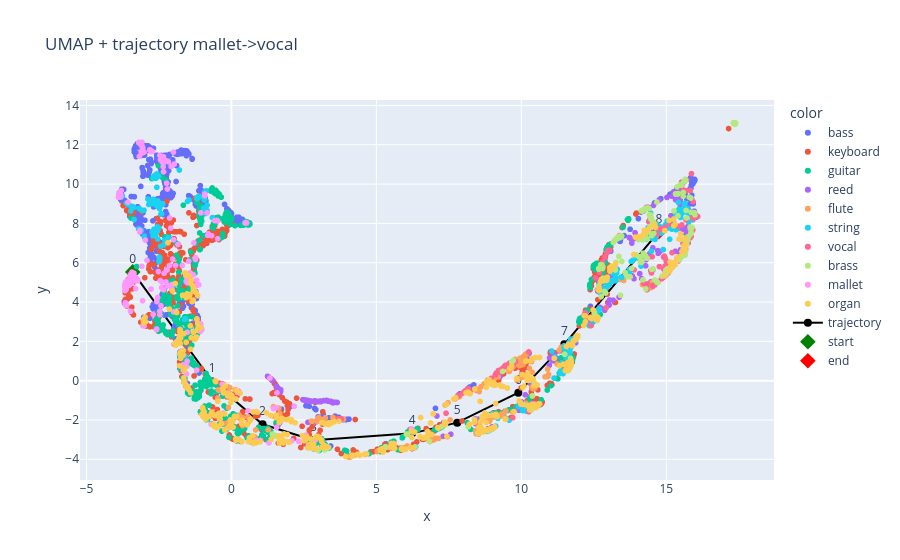

Write notebook code for a chart like this one.
### Code cell
plot_umap_with_trajectory(emb2d, np.array(labels), traj2d_rev, title=f'UMAP + trajectory {dst_label}->{src_label}', save_path=plot_path_rev)

### Figure 1 — Plotly figure (JSON) as saved in the notebook; plotly's stock layout.template omitted (floating-point values rounded to 4 significant figures; data arrays with more than 128 entries replaced by an {"elided": "..."} marker saying what was removed)
{"data": [{"customdata": {"elided": "843x1 str values"}, "hovertemplate": "color=bass<br>x=%{x}<br>y=%{y}<br>label=%{customdata[0]}<extra></extra>", "legendgroup": "bass", "marker": {"color": "#636efa", "symbol": "circle"}, "mode": "markers", "name": "bass", "showlegend": true, "type": "scattergl", "x": {"elided": "843 float values"}, "xaxis": "x", "y": {"elided": "843 float values"}, "yaxis": "y"}, {"customdata": {"elided": "766x1 str values"}, "hovertemplate": "color=keyboard<br>x=%{x}<br>y=%{y}<br>label=%{customdata[0]}<extra></extra>", "legendgroup": "keyboard", "marker": {"color": "#EF553B", "symbol": "circle"}, "mode": "markers", "name": "keyboard", "showlegend": true, "type": "scattergl", "x": {"elided": "766 float values"}, "xaxis": "x", "y": {"elided": "766 float values"}, "yaxis": "y"}, {"customdata": {"elided": "652x1 str values"}, "hovertemplate": "color=guitar<br>x=%{x}<br>y=%{y}<br>label=%{customdata[0]}<extra></extra>", "legendgroup": "guitar", "marker": {"color": "#00cc96", "symbol": "circle"}, "mode": "markers", "name": "guitar", "showlegend": true, "type": "scattergl", "x": {"elided": "652 float values"}, "xaxis": "x", "y": {"elided": "652 float values"}, "yaxis": "y"}, {"customdata": {"elided": "235x1 str values"}, "hovertemplate": "color=reed<br>x=%{x}<br>y=%{y}<br>label=%{customdata[0]}<extra></extra>", "legendgroup": "reed", "marker": {"color": "#ab63fa", "symbol": "circle"}, "mode": "markers", "name": "reed", "showlegend": true, "type": "scattergl", "x": {"elided": "235 float values"}, "xaxis": "x", "y": {"elided": "235 float values"}, "yaxis": "y"}, {"customdata": {"elided": "180x1 str values"}, "hovertemplate": "color=flute<br>x=%{x}<br>y=%{y}<br>label=%{customdata[0]}<extra></extra>", "legendgroup": "flute", "marker": {"color": "#FFA15A", "symbol": "circle"}, "mode": "markers", "name": "flute", "showlegend": true, "type": "scattergl", "x": {"elided": "180 float values"}, "xaxis": "x", "y": {"elided": "180 float values"}, "yaxis": "y"}, {"customdata": {"elided": "306x1 str values"}, "hovertemplate": "color=string<br>x=%{x}<br>y=%{y}<br>label=%{customdata[0]}<extra></extra>", "legendgroup": "string", "marker": {"color": "#19d3f3", "symbol": "circle"}, "mode": "markers", "name": "string", "showlegend": true, "type": "scattergl", "x": {"elided": "306 float values"}, "xaxis": "x", "y": {"elided": "306 float values"}, "yaxis": "y"}, {"customdata": {"elided": "141x1 str values"}, "hovertemplate": "color=vocal<br>x=%{x}<br>y=%{y}<br>label=%{customdata[0]}<extra></extra>", "legendgroup": "vocal", "marker": {"color": "#FF6692", "symbol": "circle"}, "mode": "markers", "name": "vocal", "showlegend": true, "type": "scattergl", "x": {"elided": "141 float values"}, "xaxis": "x", "y": {"elided": "141 float values"}, "yaxis": "y"}, {"customdata": {"elided": "269x1 str values"}, "hovertemplate": "color=brass<br>x=%{x}<br>y=%{y}<br>label=%{customdata[0]}<extra></extra>", "legendgroup": "brass", "marker": {"color": "#B6E880", "symbol": "circle"}, "mode": "markers", "name": "brass", "showlegend": true, "type": "scattergl", "x": {"elided": "269 float values"}, "xaxis": "x", "y": {"elided": "269 float values"}, "yaxis": "y"}, {"customdata": {"elided": "202x1 str values"}, "hovertemplate": "color=mallet<br>x=%{x}<br>y=%{y}<br>label=%{customdata[0]}<extra></extra>", "legendgroup": "mallet", "marker": {"color": "#FF97FF", "symbol": "circle"}, "mode": "markers", "name": "mallet", "showlegend": true, "type": "scattergl", "x": {"elided": "202 float values"}, "xaxis": "x", "y": {"elided": "202 float values"}, "yaxis": "y"}, {"customdata": {"elided": "502x1 str values"}, "hovertemplate": "color=organ<br>x=%{x}<br>y=%{y}<br>label=%{customdata[0]}<extra></extra>", "legendgroup": "organ", "marker": {"color": "#FECB52", "symbol": "circle"}, "mode": "markers", "name": "organ", "showlegend": true, "type": "scattergl", "x": {"elided": "502 float values"}, "xaxis": "x", "y": {"elided": "502 float values"}, "yaxis": "y"}, {"line": {"color": "black", "width": 2}, "marker": {"color": "black", "size": 8}, "mode": "lines+markers+text", "name": "trajectory", "text": ["0", "1", "2", "3", "4", "5", "6", "7", "8"], "textposition": "top center", "type": "scatter", "x": [-3.404, -0.662, 1.073, 2.831, 6.235, 7.788, 9.896, 11.48, 14.74], "y": [5.532, -0.03672, -2.217, -3.033, -2.681, -2.137, -0.6148, 1.846, 7.583]}, {"marker": {"color": "green", "size": 12, "symbol": "diamond"}, "mode": "markers", "name": "start", "type": "scatter", "x": [-3.404], "y": [5.532]}, {"marker": {"color": "red", "size": 12, "symbol": "diamond"}, "mode": "markers", "name": "end", "type": "scatter", "x": [14.74], "y": [7.583]}], "layout": {"legend": {"title": {"text": "color"}, "tracegroupgap": 0}, "title": {"text": "UMAP + trajectory mallet->vocal"}, "xaxis": {"anchor": "y", "domain": [0, 1], "title": {"text": "x"}}, "yaxis": {"anchor": "x", "domain": [0, 1], "title": {"text": "y"}}}}
